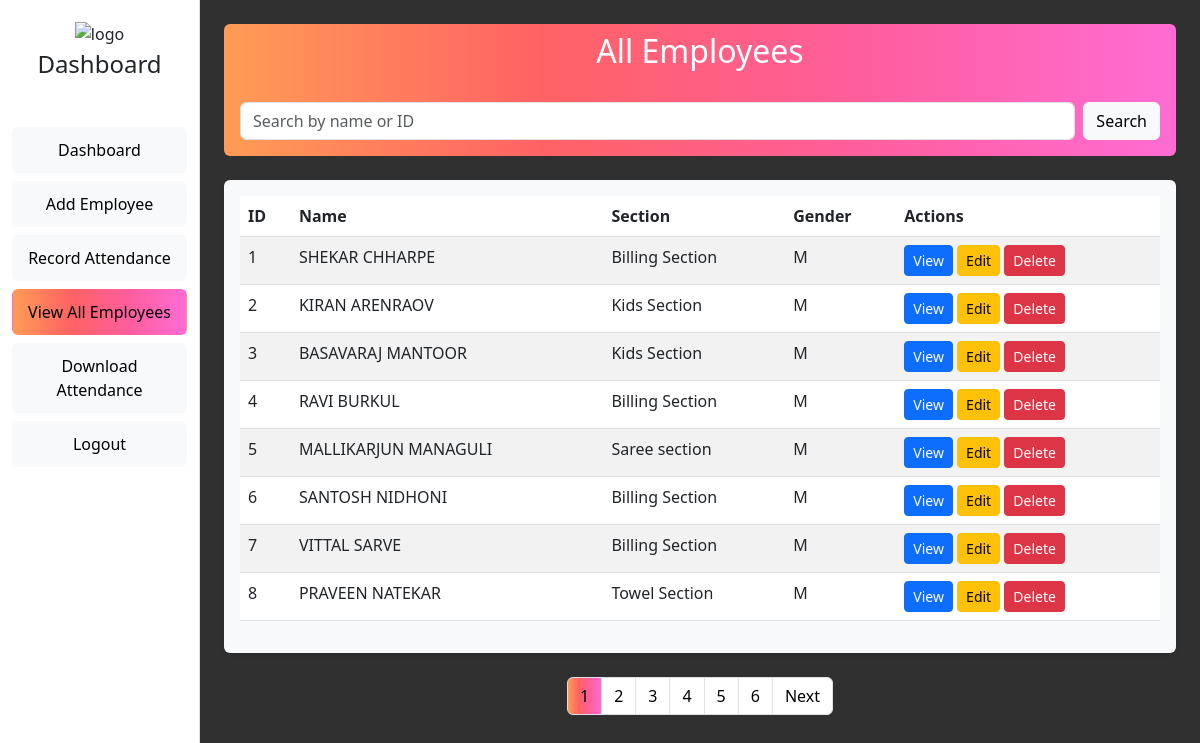
/all-employees/ (signed in), run on the app's committed database.
### emp/models.py (models this page shows, shortened)
class Employee(models.Model):
    GENDER_CHOICES = [
        ('M', 'Male'),
        ('F', 'Female'),
    ]
    SECTION_CHOICES = [
        ('Billing Section', 'Billing Section'),
        ('Men’s Nicker', 'Men’s Nicker'),
        ('Bag Section', 'Bag Section'),
        ('Saree section', 'Saree section'),
        ('Shirting and Suiting', 'Shirting and Suiting'),
        ('Men’s Readymade', 'Men’s Readymade'),
        ('Parakar', 'Parakar'),
        ('Ladies Undergarments', 'Ladies Undergarments'),
        ('Blouse Pc Section', 'Blouse Pc Section'),
        ('TOP section', 'TOP section'),
        ('Chudi Section', 'Chudi Section'),
        ('Kids Section', 'Kids Section'),
        ('Towel Section', 'Towel Section'),
    ]
    first_name = models.CharField(max_length=100)
    last_name = models.CharField(max_length=100)
    address = models.TextField(blank=True)  # Allow blank values
    gender = models.CharField(max_length=1, choices=GENDER_CHOICES)
    mobile = models.CharField(max_length=11, blank=True)  # Allow blank values
    base_salary = models.DecimalField(max_digits=10, decimal_places=2)
    section = models.CharField(max_length=50, choices=SECTION_CHOICES)  # New section field
    qr_code = models.ImageField(upload_to='qr_codes/', blank=True)

### emp/views.py (the view)
# urls.py: path('all-employees/', views.all_employees, name='all_employees'),
def all_employees(request):
    if request.user.is_authenticated and request.user.is_superuser:
        search_query = request.GET.get('search', '')  # Get the search query from the request
        if search_query:
            employees = Employee.objects.filter(
                Q(first_name__icontains=search_query) | Q(id__icontains=search_query)
            )
        else:
            employees = Employee.objects.all().order_by('id')
        paginator = Paginator(employees, 8)  # Show 8 employees per page
        page_number = request.GET.get('page')  # Get the page number from the request
        page_obj = paginator.get_page(page_number)  # Get the page object for the current page
        return render(request, 'allemp.html', {'page_obj': page_obj, 'search_query': search_query})
    else:
        return redirect("admin_login")

### emp/templates/allemp.html (shortened to what this page needs)
<!DOCTYPE html>
<html lang="en">
<head>
    <link href="https://cdn.jsdelivr.net/npm/bootstrap@5.3.0-alpha3/dist/css/bootstrap.min.css" rel="stylesheet">
</head>
<body class="gradient-form" style="background-color:#424242;">
    <div class="container-fluid">
        <div class="row">
            <div class="col-md-3 col-lg-2 side-nav">
                <div class="text-center mb-1">
                    <img src="https://mdbcdn.b-cdn.net/img/Photos/new-templates/bootstrap-login-form/lotus.webp"
                        style="width: 105px;" alt="logo">
                </div>
                <h4 class="text-center mb-5">Dashboard</h4>
                <a href="{% url 'dashboard' %}" class="btn btn-light w-100 my-2">Dashboard</a>
                <a href="{% url 'add_employee' %}" class="btn btn-light w-100 my-2">Add Employee</a>
                <a href="{% url 'scan' %}" class="btn btn-light w-100 my-2">Record Attendance</a>
                <a class="btn gradient-custom-2 w-100 my-2">View All Employees</a>
                <a href="{% url 'download_attendance' %}" class="btn btn-light w-100 my-2">Download Attendance</a>
                <a href="{% url 'admin_logout' %}" class="btn btn-light w-100 my-2">Logout</a>
            </div>
            <div class="col-md-9 col-lg-10" style="background-color: #303030;">
                <div class="container mt-4">
                    <div class="gradient-custom-2 rounded-2">
                        <h2 class="text-center mb-3 pt-2 text-white">All Employees</h2>
                        <form method="GET" action="" class="d-flex mb-4 p-3">
                            <input type="text" name="search" class="form-control me-2"
                                placeholder="Search by name or ID" value="{{ request.GET.search }}" required>
                            <button type="submit" class="btn btn-light">Search</button>
                        </form>
                    </div>
                    <div class="table-responsive bg-light rounded shadow-sm p-3 mb-4">
                        <table class="table table-striped">
                            <thead>
                                <tr>
                                    <th>ID</th>
                                    <th>Name</th>
                                    <th>Section</th>
                                    <th>Gender</th>
                                    <th>Actions</th>
                                </tr>
                            </thead>
                            <tbody>
                                {% if page_obj.object_list %}
                                {% for employee in page_obj.object_list %}
                                <tr>
                                    <td>{{ employee.id }}</td>
                                    <td>{{ employee.first_name }} {{ employee.last_name }}</td>
                                    <td>{{ employee.section }}</td>
                                    <td>{{ employee.gender }}</td>
                                    <td>
                                        <a href="{% url 'view_employee_attendance' employee.id %}"
                                            class="btn btn-primary btn-sm">View</a>
                                        <a href="{% url 'edit_employee' employee.id %}"
                                            class="btn btn-warning btn-sm">Edit</a>
                                        <button class="btn btn-danger btn-sm" data-bs-toggle="modal"
                                            data-bs-target="#deleteModal{{ employee.id }}">Delete</button>
                                    </td>
                                </tr>
                                {% endfor %}
                                {% else %}
                                <tr>
                                    <td colspan="5" class="text-center">No employees found.</td>
                                </tr>
                                {% endif %}
                            </tbody>
                        </table>
                    </div>
<nav aria-label="Page navigation">
    <ul class="pagination justify-content-center">
        {% for num in page_obj.paginator.page_range %}
        <li class="page-item">
            <a class="page-link text-black {% if page_obj.number == num %}gradient-custom-2 {% endif %}"
                href="?page={{ num }}&search={{ search_query }}">{{ num }}</a>
        </li>
        {% endfor %}
        {% if page_obj.has_next %}
        <li class="page-item">
            <a class="page-link text-black"
                href="?page={{ page_obj.next_page_number }}&search={{ search_query }}">Next</a>
        </li>
        {% endif %}
    </ul>
</nav>
                </div>
            </div>
        </div>
    </div>
</body>
</html>

### emp/templates/allemp.html (style rules this page uses)
.gradient-custom-2 { background: linear-gradient(to right, #ff9c55, #ff6264, #ff5e9c, #ff6cd3); }
.side-nav { height: 100vh; background-color: #fff; border-right: 1px solid #ddd; padding-top: 20px; }
.side-nav a { color: #000; display: block; padding: 10px 15px; text-decoration: none; }

### data on the page
Employee: id "1", first_name "SHEKAR", last_name "CHHARPE", section "Billing Section", gender "M"
Employee: id "2", first_name "KIRAN", last_name "ARENRAOV", section "Kids Section", gender "M"
Employee: id "3", first_name "BASAVARAJ", last_name "MANTOOR", section "Kids Section", gender "M"
Employee: id "4", first_name "RAVI", last_name "BURKUL", section "Billing Section", gender "M"
Employee: id "5", first_name "MALLIKARJUN", last_name "MANAGULI", section "Saree section", gender "M"
Employee: id "6", first_name "SANTOSH", last_name "NIDHONI", section "Billing Section", gender "M"
Employee: id "7", first_name "VITTAL", last_name "SARVE", section "Billing Section", gender "M"
Employee: id "8", first_name "PRAVEEN", last_name "NATEKAR", section "Towel Section", gender "M"

### other printed values
{{ num }} "1" "2" "3" "4" "5" "6"
